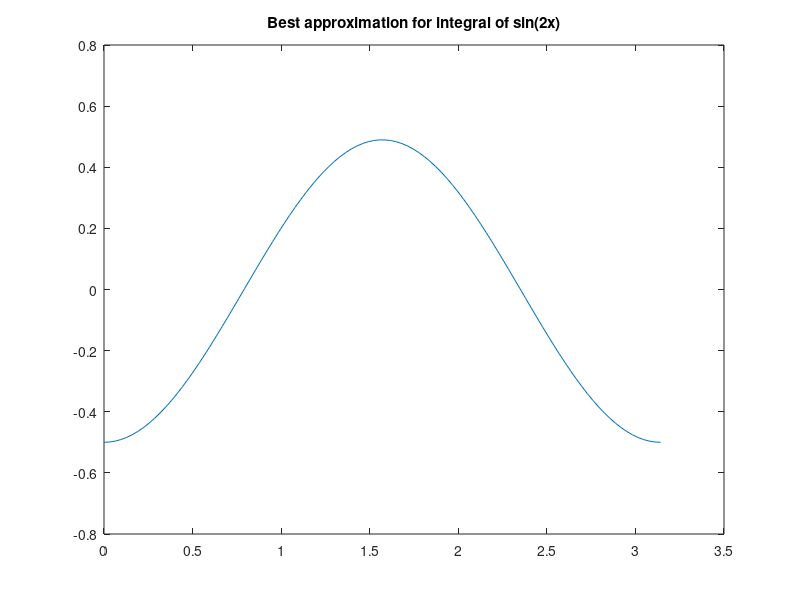

The MATLAB script that drew this image:
clc
%% Number 1
vector1 = linspace(0, pi, 100);
vectorfunction1 = sin(2*vector1);
vector2 = linspace(0, pi, 1000);
vectorfunction2 = sin(2*vector2);

len100dydx = diff(vectorfunction1)./diff(vector1);
len1000dydx = diff(vectorfunction2)./diff(vector2);

a = 2*cos(2*vector1);
a(:,100) = [];
b = max(len100dydx - a);

c = 2*cos(2*vector2);
c(:,1000) = [];
d = max(len1000dydx - c);  %this is better

f = cumsum(vectorfunction1*(pi/100))-.5;
g = cumsum(vectorfunction2*(pi/1000))-.5;
h = cumtrapz(vectorfunction1*(pi/100))-.5;
k = cumtrapz(vectorfunction2*(pi/1000))-.5;

l = -1/2*cos(2*vector1);
m = -1/2*cos(2*vector2);

n = max(f-l); 
s = max(g-m);
t = max(h-l); %best one
u = max(k-m); 

figure;
plot(vector1,h);
title('Best approximation for integral of sin(2x)');

%% Number 2
A = 1:1:100;
MatrixA = reshape(A, 10, 10);
o = flipud(MatrixA);
MatrixA(3,:) = fliplr(MatrixA(3,:));
q = sum(MatrixA);
r = reshape(prod(MatrixA), 10, 1);
MatrixA(:,6) = [];

%% Number 3
fprintf('For Method 1:\n');
tic
Method1 = [];
for i=1:300
    for j=1:500
    Method1(i,j) = (i^3+j^3)/(i+j+2);
    end
end
toc

fprintf('For Method 2:\n');
tic
Method2 = zeros(300,500);
for i=1:300
    for j=1:500
    Method2(i,j) = (i^3+j^3)/(i+j+2);
    end
end
toc

fprintf('For Method 3:\n');
tic
i = 1:300;
j = 1:500;
[i1,j1] = meshgrid(j,i);
Method3 = (i1.^3.+j1.^3)./(i1+j1+2);
toc
